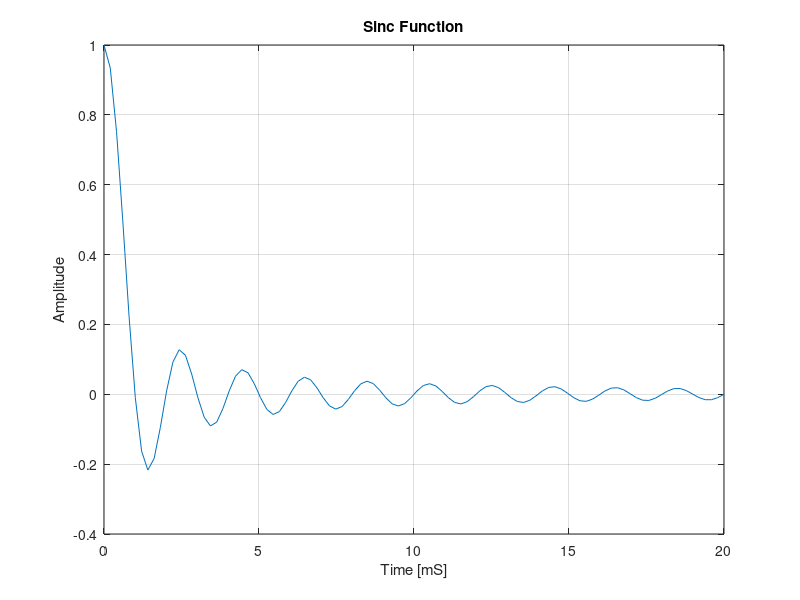

This chart was generated by the following MATLAB code:
% Generating the signal x(t)=sin(pi*x)/(pi*x)
t=linspace(-0,20); %Generating time array
x=sinc(t); %Our function
plot(t,x);
grid;
title('Sinc Function');
xlabel('Time [mS]');
ylabel('Amplitude');
